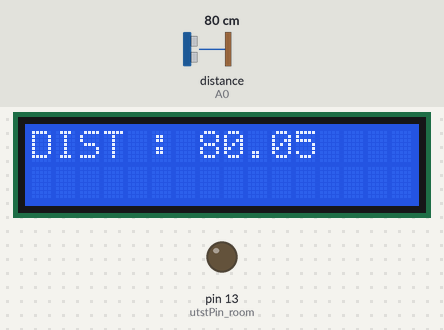
Bench run of a sketch on a simulated Arduino Uno, built with avr-gcc and run on an emulated ATmega328P. Parts: 16×2 character LCD, output pins drawn as LEDs (lit = HIGH). Wiring (inferred from the names in the program): ultrasonic range finder: trigger pin 12; echo A0. The test bench sets the inputs (shaded band); at power-on: distance to the obstacle (sensor on A0) 80 cm. The echo pulse lasts 58.3 µs per cm; pins used as bus, display or sensor lines are not drawn.

Above: at 1.3 s.
1.4 s: distance to the obstacle (sensor on A0) set to 2 cm
At 3.0 s:
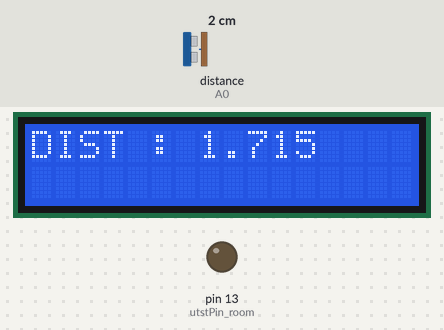
3.7 s: distance to the obstacle (sensor on A0) set to 18 cm
At 5.0 s:
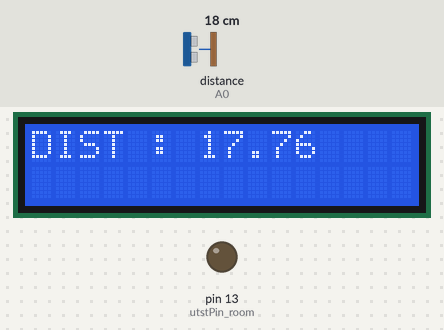
5.7 s: distance to the obstacle (sensor on A0) set to 4 cm
At 7.0 s:
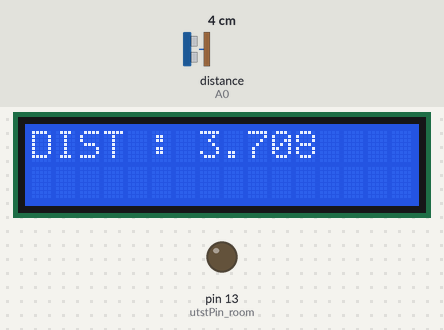
Timing chart, 0 to 8.7 s (numbered marks = the images above; inputs shaded):
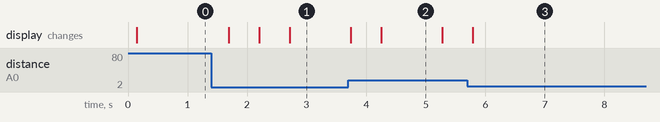

The sketch:

distance_measure.ino
```cpp
#include <Adafruit_LiquidCrystal.h>
#include <LiquidCrystal_I2C.h>

#define utsePin_room A1
#define utsePin_gate A0

#define utstPin_room 13
#define utstPin_gate 12

LiquidCrystal_I2C lcd(0x27, 20, 4);

float CM2 = 0;


long readUltrasonicDistance(int triggerPin, int echoPin)
{
  pinMode(triggerPin, OUTPUT); // Clear the trigger
  digitalWrite(triggerPin, LOW);
  delayMicroseconds(2);
  // Sets the trigger pin to HIGH state for 10 microseconds
  digitalWrite(triggerPin, HIGH);
  delayMicroseconds(10);
  digitalWrite(triggerPin, LOW);
  pinMode(echoPin, INPUT);
  // Reads the echo pin, and returns the sound wave travel time in microseconds
  return pulseIn(echoPin, HIGH);
}


void setup() {
  // put your setup code here, to run once:


  pinMode(utstPin_room, OUTPUT);
  pinMode(utsePin_room, INPUT);
  // gate dist
  pinMode(utstPin_gate, OUTPUT);
  pinMode(utsePin_gate, INPUT);


  lcd.init();
  lcd.backlight();
  lcd.begin(16, 2);
  // lcd.println("DIST : ");
  // Serial.flush();
  // Serial.println();
  // Serial.println();

}

void loop() {
  // put your main code here, to run repeatedly:

  lcd.setCursor(0, 0);


  CM2 = 0.01723 * readUltrasonicDistance(utstPin_gate, utsePin_gate);
  lcd.print("DIST : ");
  lcd.print(CM2);

  // CM2=14;
  // Serial.print("DISTANCE(cm) : ");
  // Serial.println(CM2);

  delay(500);

}
```

Measured:
- after the input at 1.4 s, the display: changes after 0.29 s (image 1)
- after the input at 3.7 s, the display: first changes at once (image 2 shows a later state)
- after the input at 5.7 s, the display: changes after 0.09 s (image 3)
